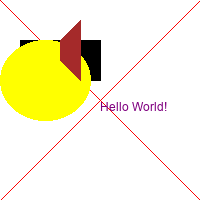

The Python source for this figure:
from PIL import Image
from PIL import ImageDraw
from PIL import ImageFont
import os

image = Image.new("RGBA",(200,200),"white")
draw = ImageDraw.Draw(image)

draw.line([(0,0),(200,200),(0,200),(200,0)],fill="red")
draw.rectangle((20,40,100,80),fill="black")
draw.ellipse((0,40,90,120),fill="yellow")
draw.polygon([(80,20),(60,40),(60,60),(80,80)],fill="brown")

fonts = "C:\Windows\Fonts"
arialFont = ImageFont.truetype(os.path.join(fonts, 'arial.ttf'), 12)
draw.text((100,100),"Hello World!",fill="purple",font=arialFont)

image.save("drawing.png")
